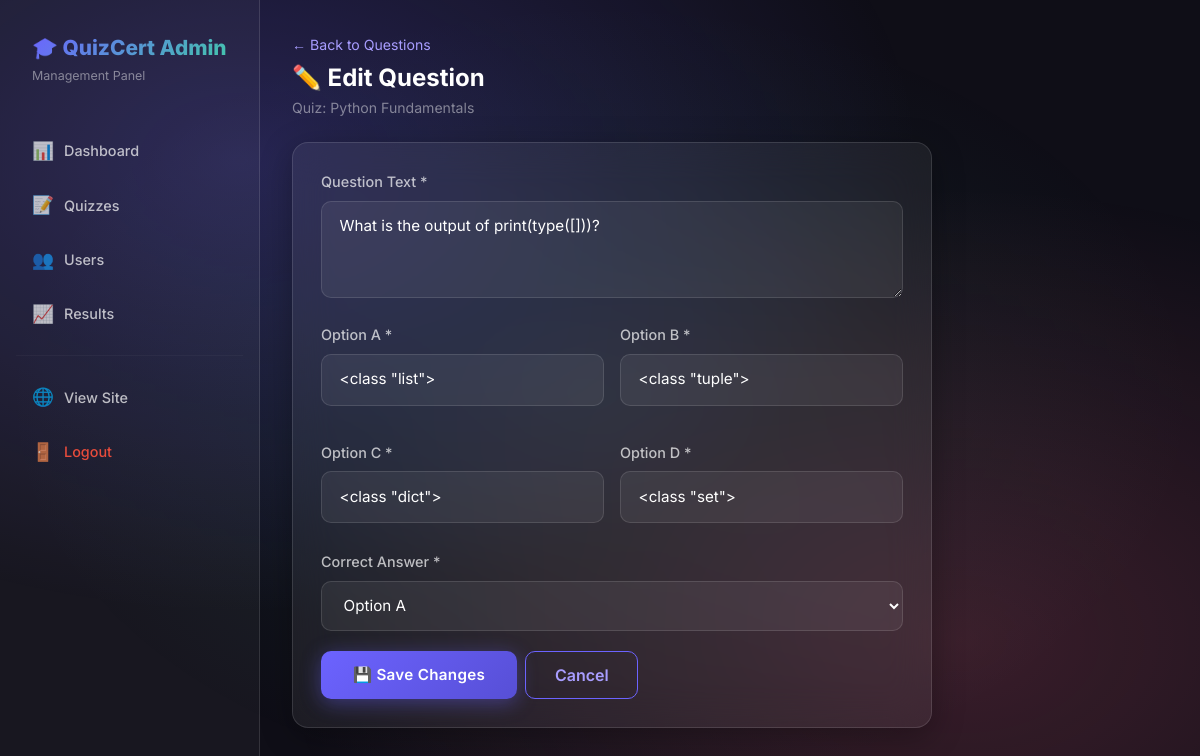
The app's page /admin/question/1/edit (signed in) with its own data.
### app.py (models this page shows)
class Quiz(db.Model):
    __tablename__ = 'quizzes'
    id            = db.Column(db.Integer, primary_key=True)
    title         = db.Column(db.String(200), nullable=False)
    description   = db.Column(db.Text, default='')
    passing_score = db.Column(db.Integer, default=60)   # percentage
    time_limit    = db.Column(db.Integer, default=600)  # seconds (0 = no limit)
    created_at    = db.Column(db.DateTime, default=datetime.datetime.utcnow)
    questions = db.relationship('Question', backref='quiz', lazy=True,
                                cascade='all, delete-orphan')
    results   = db.relationship('Result',   backref='quiz', lazy=True,
                                cascade='all, delete-orphan')

class Question(db.Model):
    __tablename__ = 'questions'
    id             = db.Column(db.Integer, primary_key=True)
    quiz_id        = db.Column(db.Integer, db.ForeignKey('quizzes.id'), nullable=False)
    question       = db.Column(db.Text, nullable=False)
    option1        = db.Column(db.String(300), nullable=False)
    option2        = db.Column(db.String(300), nullable=False)
    option3        = db.Column(db.String(300), nullable=False)
    option4        = db.Column(db.String(300), nullable=False)
    correct_option = db.Column(db.Integer, nullable=False)  # 1-4

### app.py (the view, shortened to what this page needs)
@app.route('/admin/question/<int:q_id>/edit', methods=['GET', 'POST'])
@admin_required
def admin_edit_question(q_id):
    q = db.get_or_404(Question, q_id)
    return render_template('admin/question_form.html', quiz=q.quiz, question=q)

### app.py (called while the page is built)
def admin_required(f):
    from functools import wraps
    @wraps(f)
    def decorated(*args, **kwargs):
        if 'user_id' not in session:
            return redirect(url_for('admin_login'))
        user = db.session.get(User, session['user_id'])
        if not user or not user.is_admin:
            abort(403)
        return f(*args, **kwargs)
    return decorated

def current_user():
    if 'user_id' in session:
        return db.session.get(User, session['user_id'])
    return None

@app.context_processor
def inject_user():
    return dict(current_user=current_user())

### templates/admin/question_form.html (shortened to what this page needs)
{% extends 'admin/base.html' %}
{% block content %}
<div class="mb-4">
    <a href="{{ url_for('admin_questions', quiz_id=quiz.id) }}"
        style="color:var(--primary-light); text-decoration:none; font-size:0.88rem;">
        ← Back to Questions
    </a>
    <h1 class="section-title mt-2">
        {% if question %}✏️ Edit Question{% else %}➕ Add Question{% endif %}
    </h1>
    <p class="section-subtitle">Quiz: {{ quiz.title }}</p>
</div>
<div class="glass-card admin-card" style="max-width:640px;">
    <form method="POST"
        action="{% if question %}{{ url_for('admin_edit_question', q_id=question.id) }}{% else %}{{ url_for('admin_add_question', quiz_id=quiz.id) }}{% endif %}">
        <div class="form-group">
            <label class="form-label" for="question-text">Question Text *</label>
            <textarea class="form-control-custom" id="question-text" name="question" rows="3" required
                placeholder="Enter the question...">{{ question.question if question else '' }}</textarea>
        </div>
        <div style="display:grid; grid-template-columns:1fr 1fr; gap:1rem;">
            {% for i in [1,2,3,4] %}
            <div class="form-group">
                <label class="form-label" for="opt{{ i }}">
                    Option {{ ['A','B','C','D'][i-1] }} *
                </label>
                <input type="text" class="form-control-custom" id="opt{{ i }}" name="option{{ i }}"
                    value="{{ question['option'~i] if question else '' }}" required
                    placeholder="Option {{ ['A','B','C','D'][i-1] }}..." />
            </div>
            {% endfor %}
        </div>
        <div class="form-group mt-2">
            <label class="form-label" for="correct-opt">Correct Answer *</label>
            <select class="form-control-custom" id="correct-opt" name="correct_option" required>
                {% for i, label in [(1,'A'),(2,'B'),(3,'C'),(4,'D')] %}
                <option value="{{ i }}" {% if question and question.correct_option==i %}selected{% endif %}>
                    Option {{ label }}
                </option>
                {% endfor %}
            </select>
        </div>
        <div class="d-flex gap-2 mt-3">
            <button type="submit" class="btn-primary-custom">
                {% if question %}💾 Save Changes{% else %}➕ Add Question{% endif %}
            </button>
            <a href="{{ url_for('admin_questions', quiz_id=quiz.id) }}" class="btn-outline-custom">Cancel</a>
        </div>
    </form>
</div>
{% endblock %}

### static/css/style.css (style rules this page uses)
:root { --primary: #6C63FF; --primary-dark: #574fd6; --primary-light: #a89dff; --secondary: #FF6584; --accent: #43C6AC; --success: #28a745; --danger: #e74c3c; --warning: #f39c12; --dark: #0f0e17; --dark-2: #1a1a2e; --dark-3: #16213e; --card-bg: rgba(255,255,255,0.06); --card-border: rgba(255,255,255,0.12); --text-primary: #ffffff; --text-secondary: rgba(255,255,255,0.7); --text-muted: rgba(255,255,255,0.45); --radius: 16px; --radius-sm: 10px; --shadow: 0 8px 32px rgba(0,0,0,0.3); --shadow-lg: 0 20px 60px rgba(0,0,0,0.5); --transition: all 0.3s cubic-bezier(0.4, 0, 0.2, 1); }
*, *::before, *::after { box-sizing: border-box; margin: 0; padding: 0; }
body { font-family: 'Inter', sans-serif; background: var(--dark); color: var(--text-primary); min-height: 100vh; overflow-x: hidden; }
body::before { content: ''; position: fixed; inset: 0; background: radial-gradient(ellipse at 20% 20%, rgba(108,99,255,0.25) 0%, transparent 50%), radial-gradient(ellipse at 80% 80%, rgba(255,101,132,0.18) 0%, transparent 50%), radial-gradient(ellipse at 50% 50%, rgba(67,198,172,0.1) 0%, transparent 70%); pointer-events: none; z-index: 0; }
.glass-card { background: var(--card-bg); backdrop-filter: blur(20px); border: 1px solid var(--card-border); border-radius: var(--radius); box-shadow: var(--shadow); transition: var(--transition); }
.btn-primary-custom { background: linear-gradient(135deg, var(--primary), var(--primary-dark)); color: #fff; border: none; border-radius: var(--radius-sm); padding: 0.75rem 2rem; font-weight: 600; font-size: 0.95rem; letter-spacing: 0.3px; cursor: pointer; transition: var(--transition); box-shadow: 0 4px 20px rgba(108,99,255,0.4); display: inline-flex; align-items: center; gap: 0.5rem; text-decoration: none; }
.btn-outline-custom { background: transparent; color: var(--primary-light); border: 1px solid var(--primary); border-radius: var(--radius-sm); padding: 0.7rem 1.8rem; font-weight: 600; cursor: pointer; transition: var(--transition); text-decoration: none; display: inline-flex; align-items: center; gap: 0.5rem; }
.form-group { margin-bottom: 1.25rem; }
.form-label { display: block; margin-bottom: 0.5rem; font-weight: 500; color: var(--text-secondary); font-size: 0.9rem; }
.form-control-custom { width: 100%; padding: 0.85rem 1.1rem; background: rgba(255,255,255,0.06); border: 1px solid var(--card-border); border-radius: var(--radius-sm); color: var(--text-primary); font-size: 0.95rem; font-family: 'Inter', sans-serif; transition: var(--transition); outline: none; }
.form-control-custom::placeholder { color: var(--text-muted); }
.form-control-custom option { background: var(--dark-2); color: var(--text-primary); }
.admin-card { padding: 1.75rem; margin-bottom: 1.5rem; }
.section-title { font-size: 1.5rem; font-weight: 700; margin-bottom: 0.25rem; }
.section-subtitle { color: var(--text-muted); font-size: 0.88rem; margin-bottom: 1.5rem; }
.mt-2 { margin-top: 1rem; }
.mt-3 { margin-top: 1.5rem; }
.d-flex { display: flex; }
.gap-2 { gap: 1rem; }

### records on screen
Quiz: title "Python Fundamentals"
Question: question "What is the output of print(type([]))?", option1 "<class \"list\">" "<class \"tuple\">" "<class \"dict\">" "<class \"set\">", correct_option "Option A"

### other values on screen
{{ ['A','B','C','D'][i-1] }} "A" "B" "C" "D"
